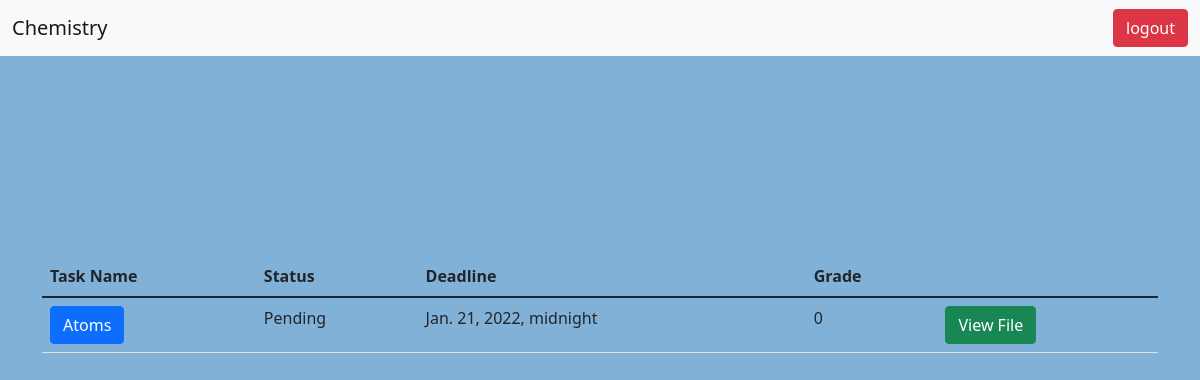
The app's page /usertasks/2 (signed in) with its own data.
### csia_app/models.py (models this page shows, shortened)
class Subject(models.Model):
    name = models.CharField(max_length=15)
    description = models.TextField()

class Task(models.Model):
     name = models.CharField(max_length=100)
     description = models.TextField()
     deadline = models.DateTimeField()
     status = models.ForeignKey(TaskStatus, on_delete=models.CASCADE)
     student = models.ForeignKey(Student, on_delete=models.CASCADE)
     subject = models.ForeignKey(Subject, on_delete=models.CASCADE)
     file = models.FileField(upload_to= "static/", null=True, blank=True)
     grade = models.IntegerField(null=True)

class TaskStatus(models.Model):
    status = models.CharField(max_length=10)
    def __str__(self):
        return f"{self.status}"

### csia_app/views.py (the view)
# urls.py: path('usertasks/<int:subject_id>', usertasksview, name = "usertasks"),
def usertasksview(request, subject_id):
    subject = get_object_or_404(Subject, pk = subject_id)
    student = Student.objects.get(user=request.user)
    tasks = Task.objects.filter(subject = subject, student = student)
    context = {
        "subject": subject, "tasks": tasks
    }
    return render(request, "usertasks.html", context)

### csia_app/templates/usertasks.html (shortened to what this page needs)
{% extends 'base.html' %}
{% block content %}
<nav class="navbar navbar-light bg-light">
  <div class="container-fluid">
    <a class="navbar-brand">{{subject.name}}</a>
    <a class="btn btn-danger" href="/userlogout/">logout</a>
  </div>
</nav>
<div style = "background-color: #82B1D8;height: 100vh; padding-top: 200px; " >
    <div class = "container">
         <table class="table">
          <thead>
            <tr>
              <th scope="col">Task Name</th>
              <th scope="col">Status</th>
              <th scope="col">Deadline</th>
              <th scope="col">Grade</th>
            </tr>
          </thead>
          <tbody>
              {% for task in tasks %}
               <tr>
                  <th scope="row">
                      <button type="button" class="btn btn-primary" data-bs-toggle="modal" data-bs-target="#taskModal{{task.id}}">
      {{task.name}}
    </button></th>
                  <td>{{task.status}}</td>
                  <td>{{task.deadline}}</td>
                  <td>{{task.grade}}</td>
                  <td> <a class = "btn btn-success" href="/media/{{task.file}}" target="_blank">
                      View File
                  </a>
                  </td>
                </tr>
              {% endfor %}
          </tbody>
        </table>
    </div>
</div>
{% endblock%}

### records on screen
Subject: name "Chemistry"
Task: name "Atoms", status "Pending", deadline "Jan. 21, 2022, midnight", grade "0"
